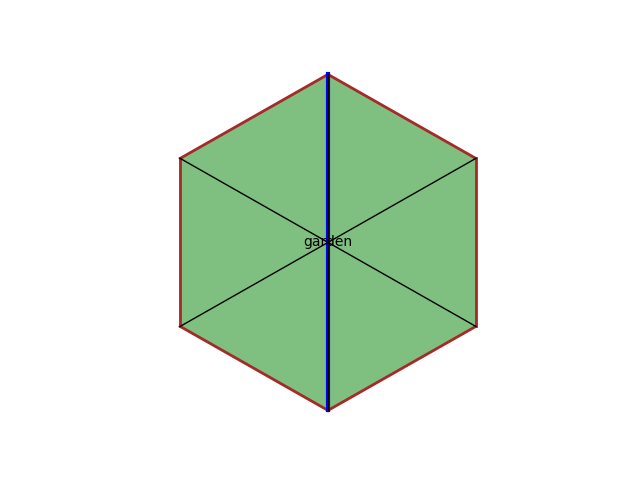

This chart was generated by the following Python code:
import matplotlib.pyplot as plt
import matplotlib.patches as patches

#initial
fig, ax = plt.subplots()

#make river
# rect = patches.Rectangle((-0.005, -5), 0.01, 10, linewidth=1, edgecolor='blue', facecolor='blue')
# ax.add_patch(rect)


#make garden with line
plt.plot([0, 4.4], [5, 2.5], color='brown', linewidth=2)
plt.plot([4.4, 4.4], [2.5, -2.5], color='brown', linewidth=2)
plt.plot([4.4, 0], [-2.5, -5], color='brown', linewidth=2)
plt.plot([0, -4.4], [-5, -2.5], color='brown', linewidth=2)
plt.plot([-4.4,-4.4], [-2.5, 2.5], color='brown', linewidth=2)
plt.plot([-4.4, 0], [2.5, 5], color='brown', linewidth=2)


plt.plot([0, 0], [5, -5], color='blue', linewidth=3)

plt.plot([0, 0], [0, 5], color='black', linewidth=1)
plt.plot([0, 4.4], [0, 2.5], color='black', linewidth=1)
plt.plot([0, 4.4], [0, -2.5], color='black', linewidth=1)
plt.plot([0, 0], [0, -5], color='black', linewidth=1)
plt.plot([0, -4.4], [0, -2.5], color='black', linewidth=1)
plt.plot([0, -4.4], [0, 2.5], color='black', linewidth=1)




# Fill the garden area
garden_x = [0, 4.4, 4.4, 0, -4.4, -4.4, 0]
garden_y = [5, 2.5, -2.5, -5, -2.5, 2.5, 5]
plt.fill(garden_x, garden_y, color='green', alpha=0.5)  # green fill with some transparency
ax.text(0, 0, 'garden', color='black', ha='center', va='center')



ax.set_aspect('equal')
plt.axis('off')  # Turn off axes
plt.savefig("split_hexagon.png")